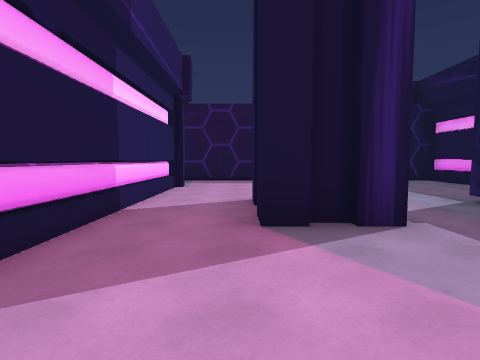
[1] (above)

16 first-person views from a walk through a Unity game level. The camera is 1.5 m above the floor, tilts 4° down and sees 80° across. The floor is counted in squares, 2 m on a side. Each view is taken from the middle of a square. On the plan, view 1 faces up. The plan holds only what a view shows up to about 10 squares ahead; the rest is blank. The place goes on beyond the plan.

[2]
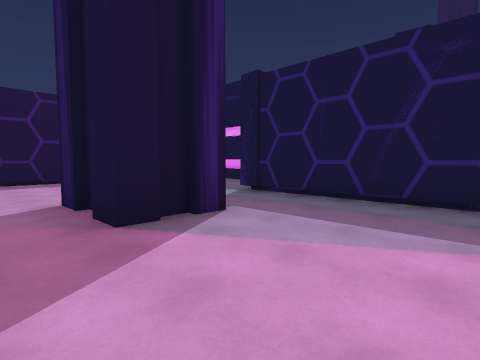

[3]
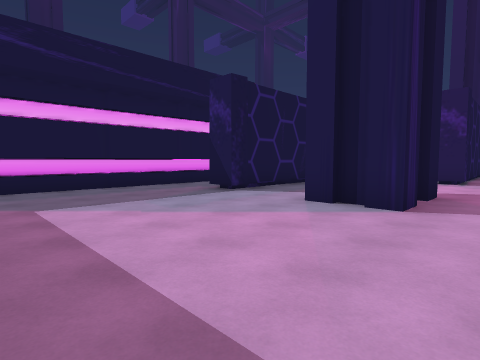

[4]
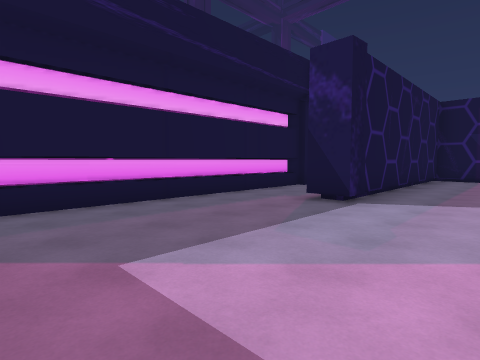

[5]
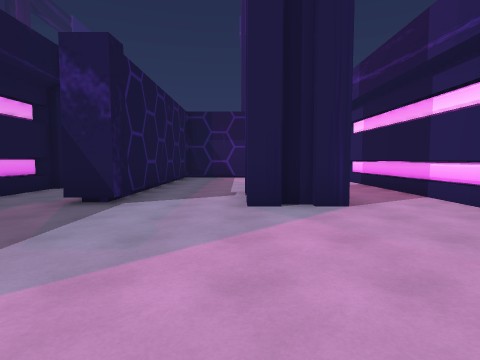

[6]
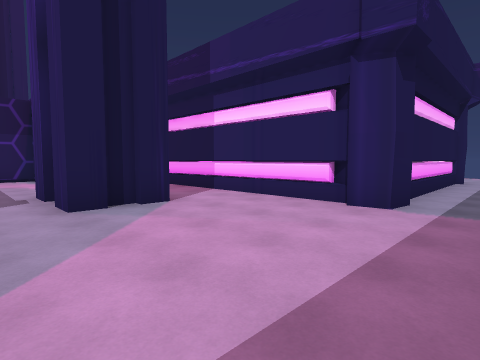

[7]
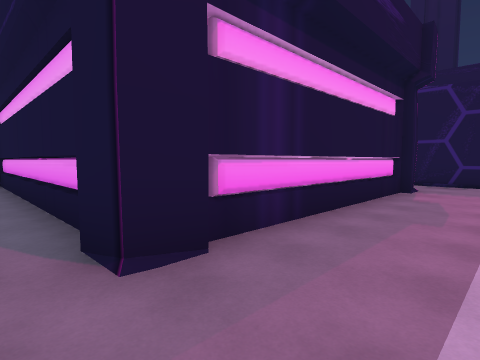

[8]
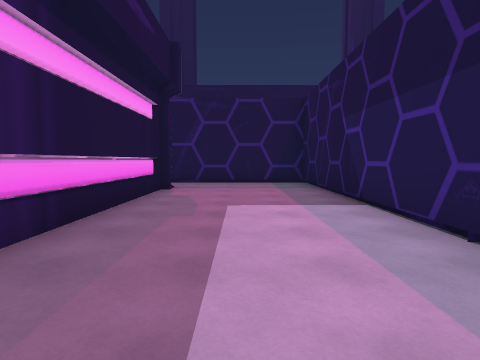

[9]
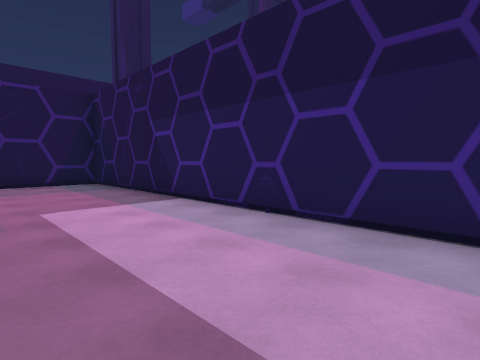

[10]
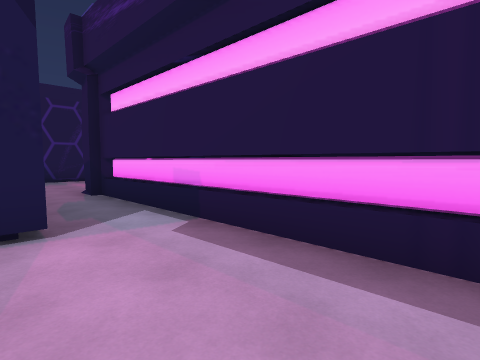

[11]
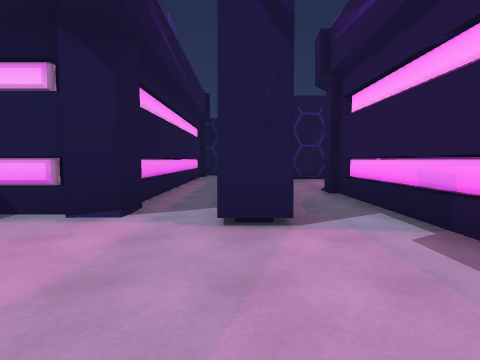

[12]
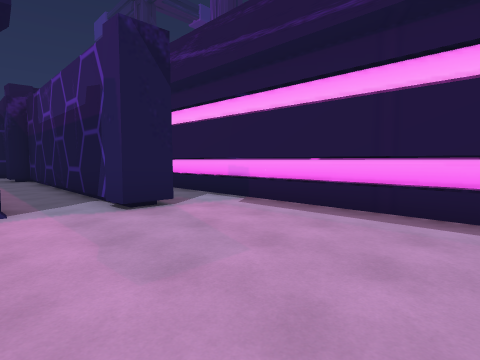

[13]
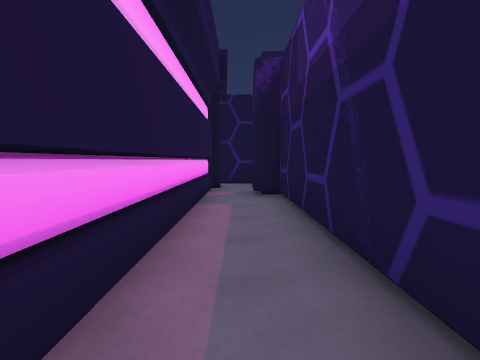

[14]
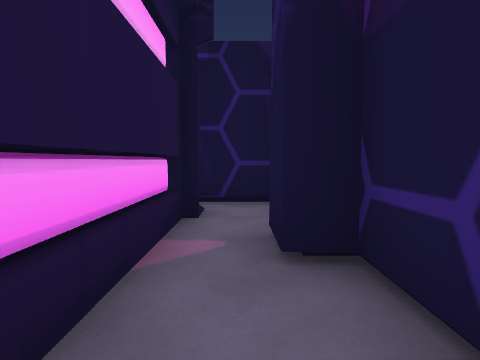

[15]
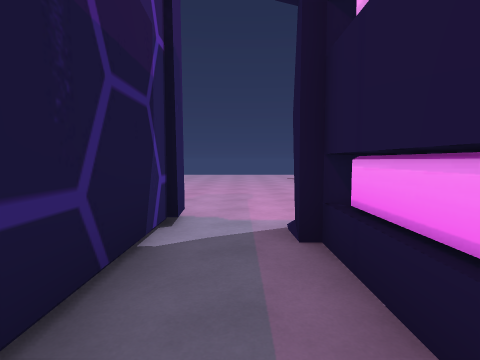

[16]
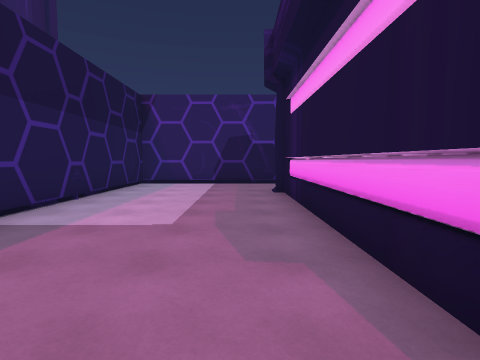

### Floor plan
Points are (right, up) in squares from view 1. A wall is a line through its corners. A room is listed if a view was taken in it or the views show most of it. See-through windows are left out.
Room 1 (views 1, 2)
walls: (1.4, 3.4) (0.8, 3.4); (0.9, 3.2) (0.2, 3.2) (0.2, 4); (1.9, 4) (1.9, 3.2) (1.2, 3.2); (0.2, -0.6) (1, -0.6); (0.2, 4.6) (0.2, 5.4); (1.9, 5.4) (1.9, 4.6); (1, -2.1) (4.2, -2.1) (4.2, 5.1); (-1.8, 5.5) (-1.8, 0.1)
ways out: opening at (-0.5, -1) to room 2; opening at (-0.5, 4.5) to room 3; opening at (3.5, 4.5) to room 3
Room 2 (view 3)
walls: (0.2, -2.9) (0.2, -2.2); (0.2, -1.2) (0.2, -0.6); (-2.4, 8.7) (-1.7, 8.6); (-8, 8.4) (-3.1, 8.4)
ways out: opening at (-0.5, -1) to room 1; opening at (-1, 9.5) to room 3
Room 3 (views 4, 5, 6)
walls: (4.2, 5.1) (5.1, 5.1); (1.2, 5.4) (1.9, 5.4); (0.8, 5.1) (1.4, 5.1); (0.2, 5.4) (0.9, 5.4); (6.9, 5.5) (6.9, 10.4); (-1.7, 8) (-2, 7.5); (-1.7, 8.6) (-1.6, 7.9); (-1.8, 8) (-1.8, 5.5)
ways out: opening at (-0.5, 4.5) to room 1; opening at (3.5, 4.5) to room 1; opening at (-1, 9.5) to room 2; opening at (6, 6) to room 4
Room 4 (views 7, 8, 9, 10, 11, 12, 13, 14, 15, 16)
walls: (14, 2.6) (13.9, 1.9) (13.2, 1.8); (13.6, 2.9) (13.8, 2.5); (13.2, 2) (7.5, 2); (15.4, 5.8) (16.2, 5.8) (16.2, -2.1) (16.7, -2.1) (16.7, -2.9); (17.5, 4.5) (17.6, 5.2) (18.3, 5.3); (17.9, 4.2) (17.7, 4.7); (7.5, 1.8) (6.8, 1.9) (6.7, 2.6); (13.7, 9.8) (13.7, 2.5); (6.9, 2.5) (7.1, 3); (6.9, 2.5) (6.9, 5.5); (17.7, -3.7) (18, -3.2); (17.7, -3.8) (17.7, 4.6); (17.6, -4.4) (17.6, -3.9); (16.4, -5) (17.7, -5); (4.9, 2.2) (4.9, -2.1) (15.5, -2.1) (15.5, 2.4)
ways out: opening at (6, 6) to room 3

Positions as (right, up) in squares from view 1, and headings:
1: (0, 0), facing up
2: (-1, 0), facing up-right
3: (-1, 10), facing down-right
4: (2, 10), facing down-right
5: (2, 10), facing down
6: (3, 10), facing down-left
7: (6, 0), facing up-right
8: (6, 0), facing right
9: (6, 1), facing down-right
10: (16, 9), facing down-left
11: (16, 9), facing down
12: (18, 10), facing down-left
13: (17, 4), facing down
14: (17, 0), facing down
15: (17, 2), facing up
16: (14, 1), facing left
